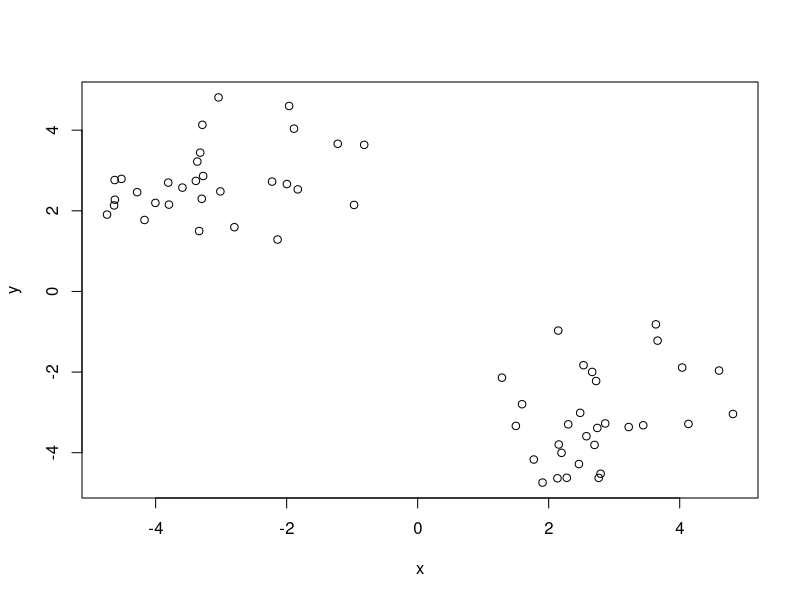
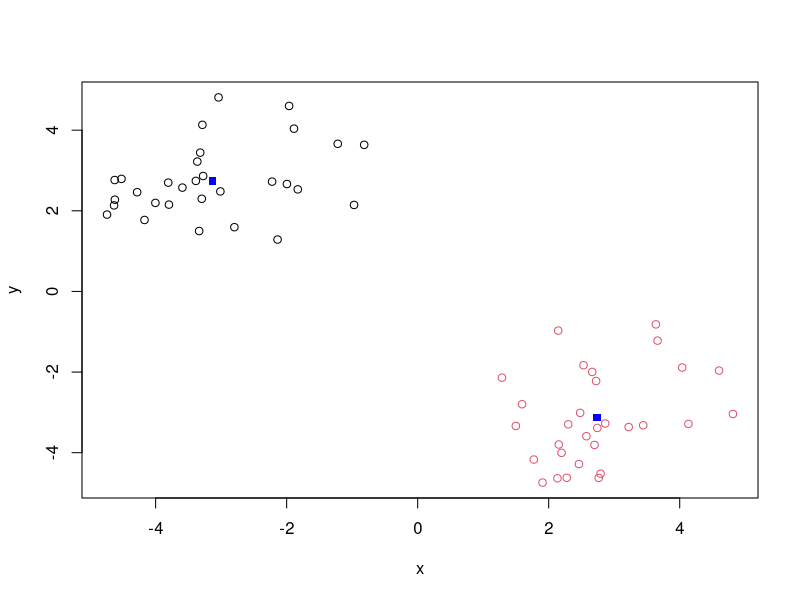
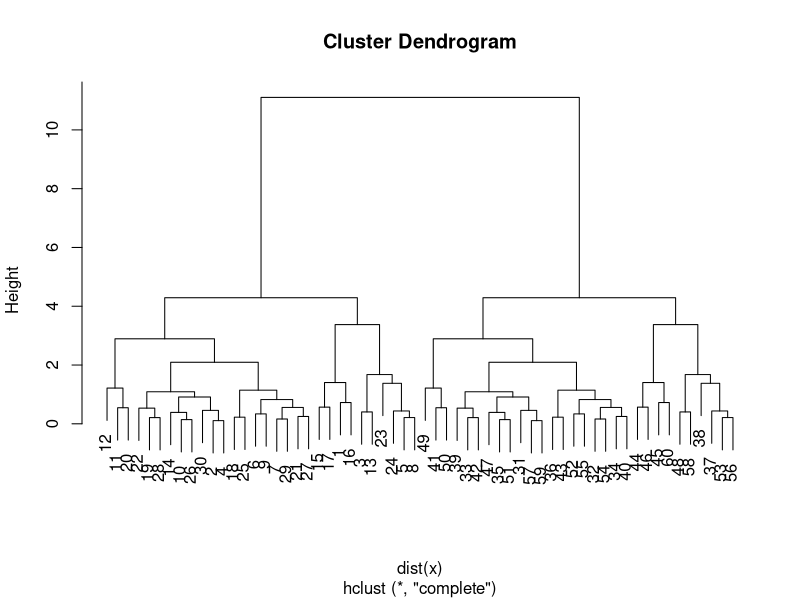
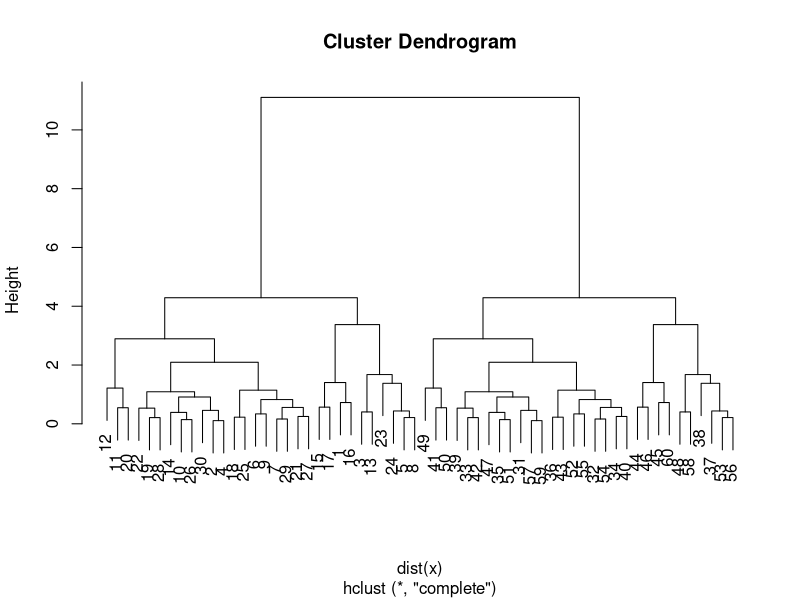
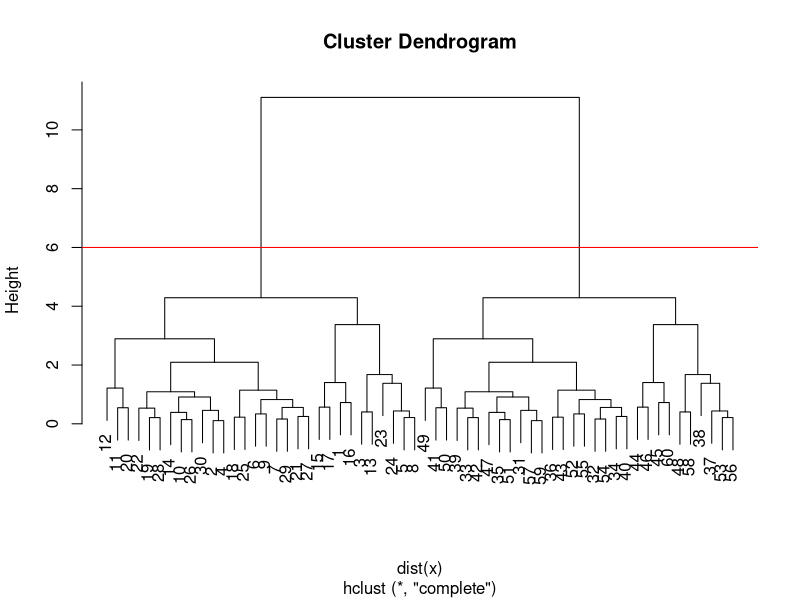
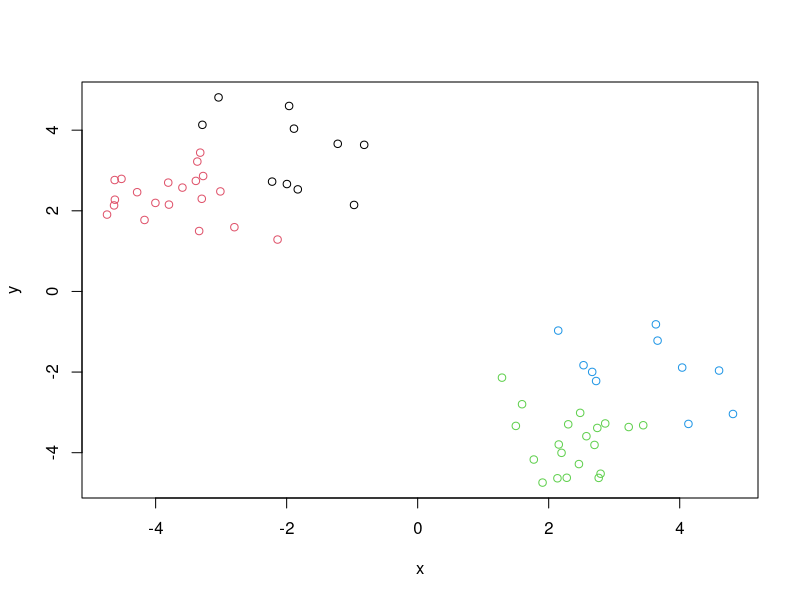
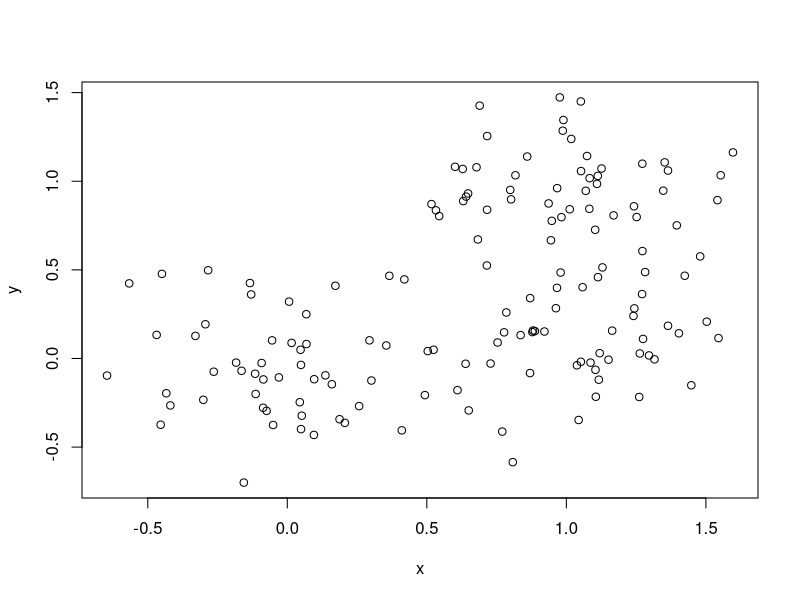
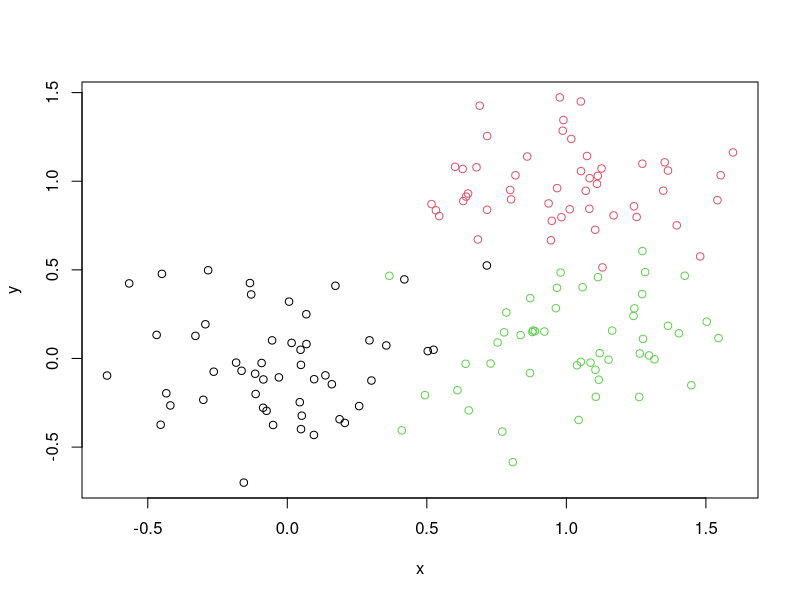

Here is the R script that generated these plots, in order:
# K means example-----------


# Generate some example data for clustering
tmp <- c(rnorm(30,-3), rnorm(30,3))
x <- cbind(x=tmp, y=rev(tmp))
plot(x)

#use the kmeans() functions setting K to 2 and nstart=20
km <- kmeans(x, centers = 2, nstart=20 )
#inspect/print the results
km
#Q. How many points are in each cluster?
#Q. What 'component' of your result object details: cluster size, assignement/membership, centers
km$cluster
km$centers
km$size


#plot x colored by the kmeans cluster assignment and add cluster centers as blue points
plot(x, col=km$cluster)
points(km$centers, col = "blue", pch=15)
#Q. Repeat for k=3, which one has the better total SS?
km3 <- kmeans(x, centers = 3, nstart = 20)
km3
km3$withinss








########Hierarchial clustering example-----------
# First we need to calculate point (dis)similarity
#   as the Euclidean distance between observations
dist_matrix <- dist(x)
dist_matrix
#lets look at the class
class(dist_matrix)
View(as.matrix(dist_matrix))
dim(dist_matrix)
dim(as.matrix(dist_matrix))
# The hclust() function returns a hierarchical
#  clustering model
hc <- hclust(d = dist_matrix)
# the print method is not so useful here
hc
# Create hierarchical cluster model: hc
hc <- hclust(dist(x))
# We can plot the results as a dendrogram
plot(hc)
View(hc)
plot(hc)

#Draws a dendogram
plot(hc)
abline(h = 6, col= "red")
cutree(hc, h= 6)
plot(x, col=cutree(hc, k=4))

##########
# Step 1. Generate some example data for clustering
x <- rbind(
  matrix(rnorm(100, mean=0, sd = 0.3), ncol = 2),   # c1
  matrix(rnorm(100, mean = 1, sd = 0.3), ncol = 2), # c2
  matrix(c(rnorm(50, mean = 1, sd = 0.3),           # c3
           rnorm(50, mean = 0, sd = 0.3)), ncol = 2))

colnames(x) <- c("x", "y")
# Step 2. Plot the data without clustering
plot(x)
# Step 3. Generate colors for known clusters
#         (just so we can compare to hclust results)
col <- as.factor( rep(c("c1","c2","c3"), each=50) )
plot(x, col=col)


d <- dist(x)
hc <- hclust(d)
plot(hc)
# to return to 2 clusters I could cut at h=2.5 or set k=2
members2 <- cutree(hc, k=2)
# to return to 3 clusters I could cut at h=2 or set k=3
members3<- cutree(hc, k=3)
#lets look at both
members <- cbind(k2=members2, k3=members3)
plot(x, col=members3, pch=15)





# Q. How does this compare to your known 'col' groups?












###################
## Initialize a blank 100 row by 10 column matrix
mydata <- matrix(nrow=100, ncol=10)
## Lets label the rows gene1, gene2 etc. to gene100
rownames(mydata) <- paste("gene", 1:100, sep="")
## Lets label the first 5 columns wt1, wt2, wt3, wt4 and wt5
##   and the last 5 ko1, ko2 etc. to ko5 (for "knock-out")
colnames(mydata) <- c( paste("wt", 1:5, sep=""),
                       paste("ko", 1:5, sep="") )

## Fill in some fake read counts
for(i in 1:nrow(mydata)) {
  wt.values <- rpois(5, lambda=sample(x=10:1000, size=1))
  ko.values <- rpois(5, lambda=sample(x=10:1000, size=1))
  mydata[i,] <- c(wt.values, ko.values)
}
head(mydata)
##lets do PCA
pca<-prcomp(t(mydata), scale = TRUE)
pca
##see what is returned by the prcomp() function
attributes(pca)

# a basic PC1 vs PC2 2-D plot
plot(pca$x [,1], pca$x[,2])

# Variance captured pr PC
pca.var <- pca$sdev^2
pca.var.per<- round(pca.var/sum(pca.var)*100,1)
pca.var.per

barplot(pca.var.per, main="Scree Plot", xlab="Principal Component", ylab="Percent Variation")

## A vector of colors for wt and ko samples
colvec <- colnames(mydata)
colvec[grep("wt", colvec)] <- "red"
colvec[grep("ko", colvec)] <- "blue"
plot(pca$x[,1], pca$x[,2], col=colvec, pch=16,
     xlab=paste0("PC1 (", pca.var.per[1], "%)"),
     ylab=paste0("PC2 (", pca.var.per[2], "%)"))


## Click to identify which sample is which
identify(pca$x[,1], pca$x[,2], labels=colnames(mydata))

## lets focus on P1 as it accounts for > 90% of variance
loading_scores <- pca$rotation[,1]

summary(loading_scores)

## we are interested in the magnitures of both plus and minus contributing genes
gene_scores <- abs(loading_scores)

